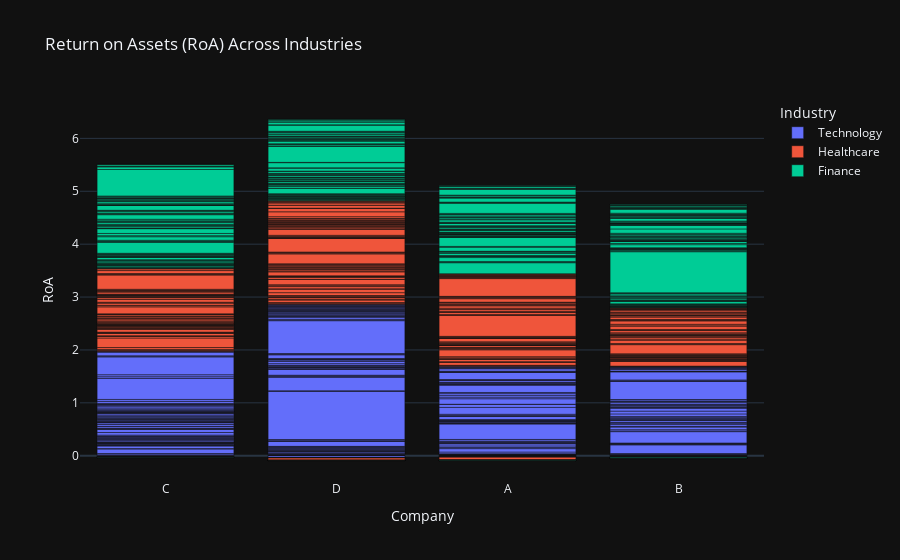

Notebook cell for this chart:
### Code cell
import plotly.express as px

# Create a scatter plot for RoA across different industries
fig = px.bar(data, x='Company', y='RoA', color='Industry', title='Return on Assets (RoA) Across Industries',
                 hover_data=['Profit', 'Assets'], template='plotly_dark')

# Add layout settings
fig.update_layout(xaxis_title='Company', yaxis_title='RoA', showlegend=True)

# Show the interactive plot
fig.show()

### Figure 1 — Plotly figure (JSON) as saved in the notebook; plotly's stock layout.template omitted (floating-point values rounded to 4 significant figures; data arrays with more than 128 entries replaced by an {"elided": "..."} marker saying what was removed)
{"data": [{"alignmentgroup": "True", "customdata": {"elided": "330x2 int values"}, "hovertemplate": "Industry=Technology<br>Company=%{x}<br>RoA=%{y}<br>Profit=%{customdata[0]}<br>Assets=%{customdata[1]}<extra></extra>", "legendgroup": "Technology", "marker": {"color": "#636efa", "pattern": {"shape": ""}}, "name": "Technology", "offsetgroup": "Technology", "orientation": "v", "showlegend": true, "textposition": "auto", "type": "bar", "x": {"elided": "330 str values"}, "xaxis": "x", "y": {"elided": "330 float values"}, "yaxis": "y"}, {"alignmentgroup": "True", "customdata": {"elided": "328x2 int values"}, "hovertemplate": "Industry=Healthcare<br>Company=%{x}<br>RoA=%{y}<br>Profit=%{customdata[0]}<br>Assets=%{customdata[1]}<extra></extra>", "legendgroup": "Healthcare", "marker": {"color": "#EF553B", "pattern": {"shape": ""}}, "name": "Healthcare", "offsetgroup": "Healthcare", "orientation": "v", "showlegend": true, "textposition": "auto", "type": "bar", "x": {"elided": "328 str values"}, "xaxis": "x", "y": {"elided": "328 float values"}, "yaxis": "y"}, {"alignmentgroup": "True", "customdata": {"elided": "342x2 int values"}, "hovertemplate": "Industry=Finance<br>Company=%{x}<br>RoA=%{y}<br>Profit=%{customdata[0]}<br>Assets=%{customdata[1]}<extra></extra>", "legendgroup": "Finance", "marker": {"color": "#00cc96", "pattern": {"shape": ""}}, "name": "Finance", "offsetgroup": "Finance", "orientation": "v", "showlegend": true, "textposition": "auto", "type": "bar", "x": {"elided": "342 str values"}, "xaxis": "x", "y": {"elided": "342 float values"}, "yaxis": "y"}], "layout": {"barmode": "relative", "legend": {"title": {"text": "Industry"}, "tracegroupgap": 0}, "showlegend": true, "title": {"text": "Return on Assets (RoA) Across Industries"}, "xaxis": {"anchor": "y", "domain": [0, 1], "title": {"text": "Company"}}, "yaxis": {"anchor": "x", "domain": [0, 1], "title": {"text": "RoA"}}}}
